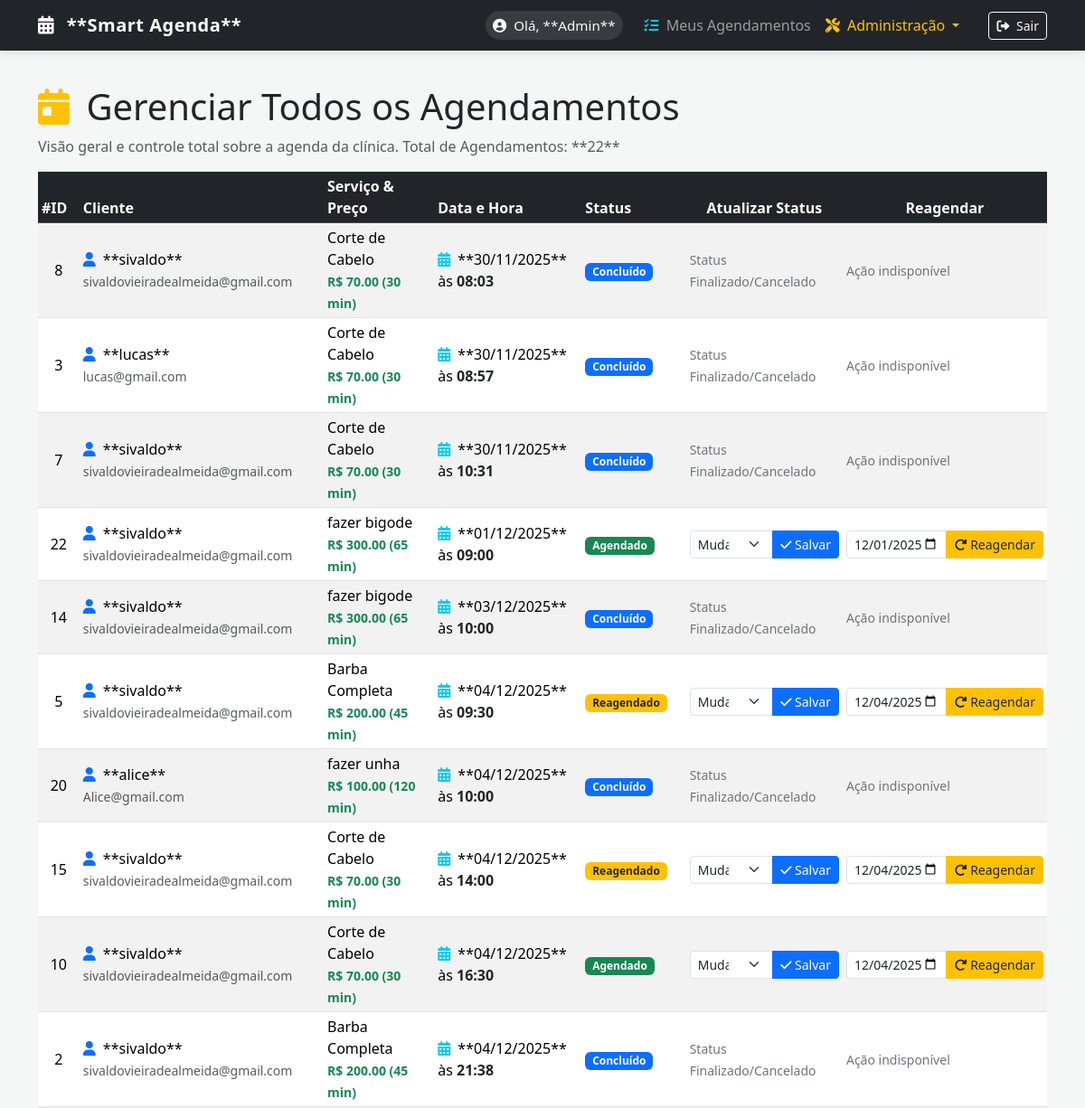
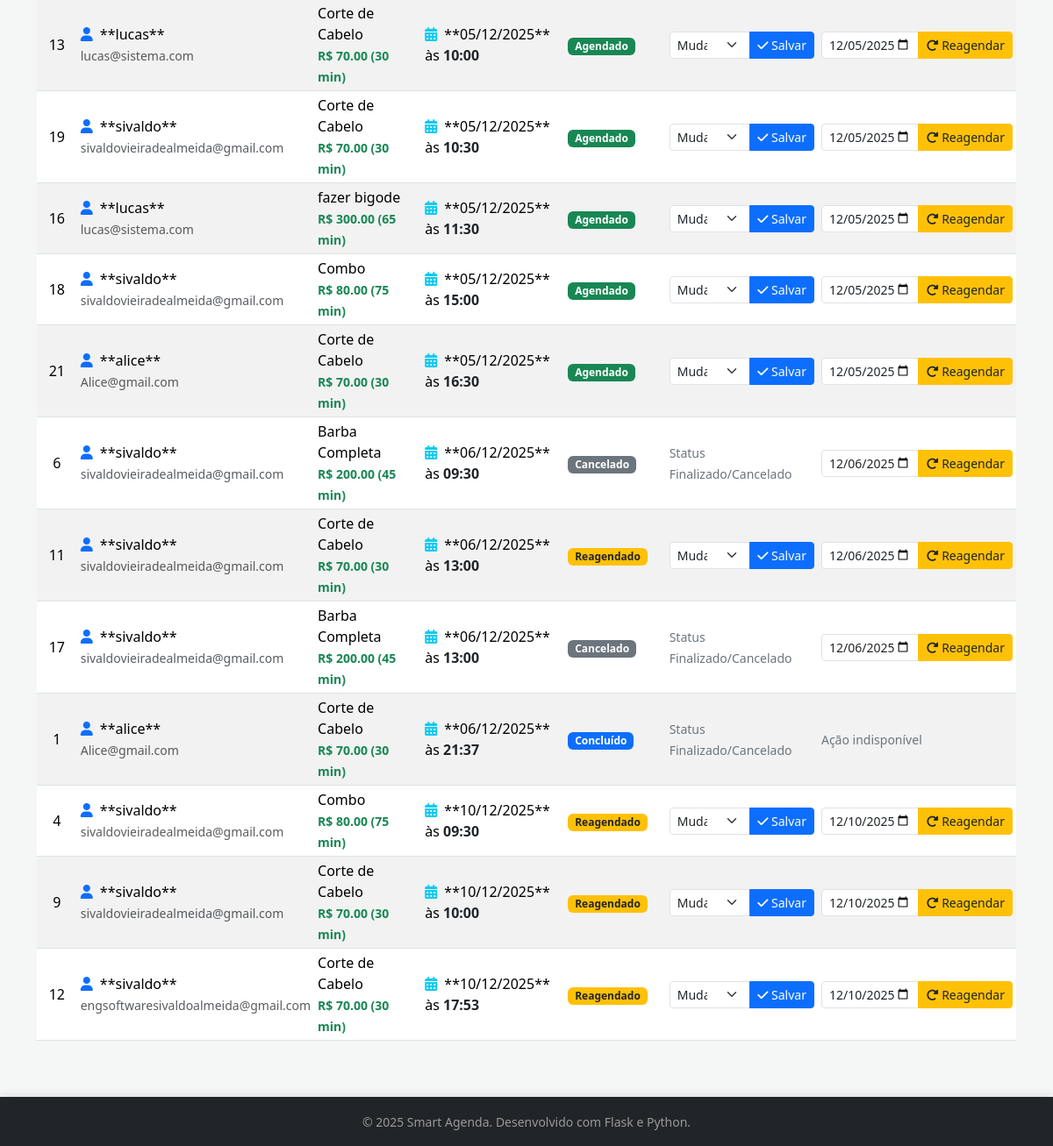
Page /services/manage_appointments (signed in) on the committed database (2 pictures, top to bottom).
### app/models.py (models this page shows, shortened)
class User(UserMixin, db.Model):
    id = db.Column(db.Integer, primary_key=True)
    nome = db.Column(db.String(100), nullable=False)
    email = db.Column(db.String(120), unique=True, nullable=False)
    senha_hash = db.Column(db.String(256), nullable=False)
    is_admin = db.Column(db.Boolean, default=False)
    __table_args__ = (Index('idx_user_email', 'email'),)

class Appointment(db.Model):
    id = db.Column(db.Integer, primary_key=True)
    data_horario = db.Column(db.DateTime, index=True, nullable=False)
    status = db.Column(db.String(50), default='Agendado')
    created_at = db.Column(db.DateTime, default=lambda: datetime.now(timezone.utc))
    user_id = db.Column(db.Integer, db.ForeignKey('user.id'), nullable=False)
    service_id = db.Column(db.Integer, db.ForeignKey('service.id'), nullable=False)
    user = db.relationship('User', backref='agendamentos', foreign_keys=[user_id])
    servico = db.relationship('Service', backref='agendamentos_do_servico', foreign_keys=[service_id])

class Service(db.Model):
    id = db.Column(db.Integer, primary_key=True)
    nome = db.Column(db.String(100), nullable=False, unique=True)
    descricao = db.Column(db.String(255))
    preco = db.Column(db.Float, nullable=False)
    duracao_minutos = db.Column(db.Integer, nullable=False)
    is_active = db.Column(db.Boolean, default=True)

### app/services/routes.py (the view)
@bp.route('/manage_appointments')
@login_required
@admin_required
def manage_appointments():
    all_appointments = Appointment.query.order_by(Appointment.data_horario.asc()).all()
    return render_template('services/manage_appointments.html',
                           title='Gerenciar Agendamentos',
                           appointments=all_appointments,
                           now=datetime.now)

### app/templates/services/manage_appointments.html (shortened to what this page needs)
{% extends "base.html" %}
{% block content %}
<h1 class="mt-4"><i class="fas fa-calendar-day me-2 text-warning"></i> Gerenciar Todos os Agendamentos</h1>
<p class="text-muted">Visão geral e controle total sobre a agenda da clínica. Total de Agendamentos: **{{ appointments | length }}**</p>
<div class="table-responsive">
    <table class="table table-striped table-hover align-middle table-sm">
        <thead>
            <tr class="table-dark">
                <th style="width: 5%;">#ID</th>
                <th style="width: 15%;">Cliente</th>
                <th style="width: 15%;">Serviço & Preço</th>
                <th style="width: 18%;">Data e Hora</th>
                <th style="width: 12%;">Status</th>
                <th class="text-center" style="width: 18%;">Atualizar Status</th>
                <th class="text-center" style="width: 17%;">Reagendar</th>
            </tr>
        </thead>
        <tbody>
            {% for appointment in appointments %}
            {% set appt_passed = appointment.data_horario < now() %}
            <tr>
                <td class="text-center">{{ appointment.id }}</td>
                <td>
                    <i class="fas fa-user me-1 text-primary"></i> **{{ appointment.user.nome }}**<br>
                    <small class="text-muted">{{ appointment.user.email }}</small>
                </td>
                <td>
                    {{ appointment.servico.nome }}<br>
                    <small class="text-success fw-bold">R$ {{ "%.2f"|format(appointment.servico.preco) }} ({{ appointment.servico.duracao_minutos }} min)</small>
                </td>
                <td>
                    <i class="fas fa-calendar-alt me-1 text-info"></i>
                    **{{ appointment.data_horario.strftime('%d/%m/%Y') }}**
                    às <span class="fw-bold text-dark">{{ appointment.data_horario.strftime('%H:%M') }}</span>
                </td>
                <td>
                    {% if appointment.status == 'Agendado' %}
                        {% if appt_passed %}
                             <span class="badge bg-danger">Atrasado/Pendente</span>
                        {% else %}
                             <span class="badge bg-success">Agendado</span>
                        {% endif %}
                    {% elif appointment.status == 'Concluído' %}
                        <span class="badge bg-primary">Concluído</span>
                    {% elif appointment.status == 'Cancelado' %}
                        <span class="badge bg-secondary">Cancelado</span>
                    {% elif appointment.status == 'Reagendado' %}
                        <span class="badge bg-warning text-dark">Reagendado</span>
                    {% else %}
                        <span class="badge bg-info">{{ appointment.status }}</span>
                    {% endif %}
                </td>
                <td>
                    {% if appointment.status != 'Cancelado' and appointment.status != 'Concluído' %}
                    <form method="POST"
                          action="{{ url_for('services.update_appointment_status', appointment_id=appointment.id) }}"
                          class="input-group input-group-sm"
                          onsubmit="return handleStatusChange(this);">
                        <select name="status" class="form-select" data-bs-toggle="tooltip" title="Altera o estado do agendamento.">
                            <option value="" disabled selected>Mudar para...</option>
                        </select>
                        <button type="submit" class="btn btn-primary" data-bs-toggle="tooltip" title="Salvar novo status">
                            <i class="fas fa-check"></i> Salvar
                        </button>
                    </form>
                    {% else %}
                        <small class="text-secondary">Status Finalizado/Cancelado</small>
                    {% endif %}
                </td>
                <td>
                    {% if appointment.status != 'Concluído' and not appt_passed %}
                    <form method="POST" action="{{ url_for('services.reschedule_appointment', appointment_id=appointment.id) }}" class="input-group input-group-sm">
                        <input type="datetime-local"
                               name="new_datetime"
                               class="form-control"
                               required
                               data-bs-toggle="tooltip" title="Nova data e hora para o reagendamento."
                               value="{{ appointment.data_horario.strftime('%Y-%m-%dT%H:%M') }}"
                               min="{{ now().strftime('%Y-%m-%dT%H:%M') }}">
                        <button type="submit" class="btn btn-warning text-dark" data-bs-toggle="tooltip" title="Reagendar e notificar cliente">
                            <i class="fas fa-redo-alt"></i> Reagendar
                        </button>
                    </form>
                    {% else %}
                        <small class="text-secondary">Ação indisponível</small>
                    {% endif %}
                </td>
            </tr>
            {% else %}
            <tr>
                <td colspan="7" class="text-center py-4">
                    <i class="fas fa-exclamation-triangle me-2 text-danger"></i> Nenhum agendamento encontrado no sistema.
                </td>
            </tr>
            {% endfor %}
        </tbody>
    </table>
</div>
{% endblock %}

### app/templates/base.html (shortened to what this page needs)
<!DOCTYPE html>
<html lang="pt-br">
<head>
    <link href="https://cdn.jsdelivr.net/npm/bootstrap@5.3.3/dist/css/bootstrap.min.css" rel="stylesheet">
    <link rel="stylesheet" href="https://cdnjs.cloudflare.com/ajax/libs/font-awesome/6.0.0-beta3/css/all.min.css">
</head>
<body>
    <nav class="navbar navbar-expand-lg navbar-dark bg-dark fixed-top navbar-shadow">
        <div class="container">
            <a class="navbar-brand" href="{{ url_for('index') }}">
                <i class="fas fa-calendar-alt me-2"></i> **Smart Agenda**
            </a>
            <div class="collapse navbar-collapse" id="navbarNav">
                <ul class="navbar-nav ms-auto align-items-lg-center">
                    {% if current_user.is_authenticated %}
                        <li class="nav-item me-3">
                            <span class="nav-link user-welcome">
                                <i class="fas fa-user-circle me-1"></i> Olá, **{{ current_user.nome }}**
                            </span>
                        </li>
                        <li class="nav-item">
                            <a class="nav-link" href="{{ url_for('services.my_appointments') }}">
                                <i class="fas fa-list-check me-1 text-info"></i> Meus Agendamentos
                            </a>
                        </li>
                        {% if current_user.is_admin %}
                        <li class="nav-item dropdown me-2">
                            <a class="nav-link dropdown-toggle text-warning" href="#" id="adminDropdown" role="button" data-bs-toggle="dropdown" aria-expanded="false">
                                <i class="fas fa-screwdriver-wrench me-1"></i> Administração
                            </a>
                        </li>
                        {% endif %}
                        <li class="nav-item">
                            <a class="btn btn-outline-light btn-sm ms-lg-3" href="{{ url_for('auth.logout') }}">
                                <i class="fas fa-sign-out-alt me-1"></i> Sair
                            </a>
                        </li>
                    {% endif %}
                </ul>
            </div>
            </div>
    </nav>
    <main class="container">
        {% block content %}{% endblock %}
    </main>
    <footer class="footer-fixed py-3 mt-5">
        <div class="container text-center">
            <small>&copy; 2025 Smart Agenda. Desenvolvido com Flask e Python.</small>
        </div>
    </footer>
</body>
</html>

### app/templates/base.html (style rules this page uses)
:root { --primary-color: #007bff; --dark-bg: #212529; --text-light: #f8f9fa; }
body { background-color: #f4f7f6; padding-top: 70px; }
.navbar-dark .navbar-brand { font-weight: 700; letter-spacing: 0.5px; }
.navbar-shadow { box-shadow: 0 2px 10px rgba(0, 0, 0, 0.1); }
.user-welcome { background-color: rgba(255, 255, 255, 0.1); color: var(--text-light) !important; padding: 5px 12px; border-radius: 50px; font-size: 0.95rem; font-weight: 500; }
.footer-fixed { background-color: var(--dark-bg); color: #999; box-shadow: 0 -2px 10px rgba(0, 0, 0, 0.1); }

### rows in the picture
User: nome "Admin"
Appointment: id "8", user.nome "sivaldo", user.email "sivaldovieiradealmeida@gmail.com", servico.nome "Corte de Cabelo", servico.duracao_minutos "30", data_horario "30/11/2025", data_horario "08:03", status "Concluído"
Service: servico.preco "70.00"
Appointment: id "3", user.nome "lucas", user.email "lucas@gmail.com", servico.nome "Corte de Cabelo", servico.duracao_minutos "30", data_horario "30/11/2025", data_horario "08:57", status "Concluído"
Appointment: id "7", user.nome "sivaldo", user.email "sivaldovieiradealmeida@gmail.com", servico.nome "Corte de Cabelo", servico.duracao_minutos "30", data_horario "30/11/2025", data_horario "10:31", status "Concluído"
Appointment: id "22", user.nome "sivaldo", user.email "sivaldovieiradealmeida@gmail.com", servico.nome "fazer bigode", servico.duracao_minutos "65", data_horario "01/12/2025", data_horario "09:00", status "Agendado", new_datetime "12/01/2025 09:00"
Service: servico.preco "300.00"
Appointment: id "14", user.nome "sivaldo", user.email "sivaldovieiradealmeida@gmail.com", servico.nome "fazer bigode", servico.duracao_minutos "65", data_horario "03/12/2025", data_horario "10:00", status "Concluído"
Appointment: id "5", user.nome "sivaldo", user.email "sivaldovieiradealmeida@gmail.com", servico.nome "Barba Completa", servico.duracao_minutos "45", data_horario "04/12/2025", data_horario "09:30", status "Reagendado", new_datetime "12/04/2025 09:30"
Service: servico.preco "200.00"
Appointment: id "20", user.nome "alice", user.email "Alice@gmail.com", servico.nome "fazer unha", servico.duracao_minutos "120", data_horario "04/12/2025", data_horario "10:00", status "Concluído"
Service: servico.preco "100.00"
Appointment: id "15", user.nome "sivaldo", user.email "sivaldovieiradealmeida@gmail.com", servico.nome "Corte de Cabelo", servico.duracao_minutos "30", data_horario "04/12/2025", data_horario "14:00", status "Reagendado", new_datetime "12/04/2025 14:00"
Appointment: id "10", user.nome "sivaldo", user.email "sivaldovieiradealmeida@gmail.com", servico.nome "Corte de Cabelo", servico.duracao_minutos "30", data_horario "04/12/2025", data_horario "16:30", status "Agendado", new_datetime "12/04/2025 16:30"
Appointment: id "2", user.nome "sivaldo", user.email "sivaldovieiradealmeida@gmail.com", servico.nome "Barba Completa", servico.duracao_minutos "45", data_horario "04/12/2025", data_horario "21:38", status "Concluído"
Appointment: id "13", user.nome "lucas", user.email "lucas@sistema.com", servico.nome "Corte de Cabelo", servico.duracao_minutos "30", data_horario "05/12/2025", data_horario "10:00", status "Agendado", new_datetime "12/05/2025 10:00"
Appointment: id "19", user.nome "sivaldo", user.email "sivaldovieiradealmeida@gmail.com", servico.nome "Corte de Cabelo", servico.duracao_minutos "30", data_horario "05/12/2025", data_horario "10:30", status "Agendado", new_datetime "12/05/2025 10:30"
Appointment: id "16", user.nome "lucas", user.email "lucas@sistema.com", servico.nome "fazer bigode", servico.duracao_minutos "65", data_horario "05/12/2025", data_horario "11:30", status "Agendado", new_datetime "12/05/2025 11:30"
Appointment: id "18", user.nome "sivaldo", user.email "sivaldovieiradealmeida@gmail.com", servico.nome "Combo", servico.duracao_minutos "75", data_horario "05/12/2025", data_horario "15:00", status "Agendado", new_datetime "12/05/2025 15:00"
Service: servico.preco "80.00"
Appointment: id "21", user.nome "alice", user.email "Alice@gmail.com", servico.nome "Corte de Cabelo", servico.duracao_minutos "30", data_horario "05/12/2025", data_horario "16:30", status "Agendado", new_datetime "12/05/2025 16:30"
Appointment: id "6", user.nome "sivaldo", user.email "sivaldovieiradealmeida@gmail.com", servico.nome "Barba Completa", servico.duracao_minutos "45", data_horario "06/12/2025", data_horario "09:30", status "Cancelado", new_datetime "12/06/2025 09:30"
Appointment: id "11", user.nome "sivaldo", user.email "sivaldovieiradealmeida@gmail.com", servico.nome "Corte de Cabelo", servico.duracao_minutos "30", data_horario "06/12/2025", data_horario "13:00", status "Reagendado", new_datetime "12/06/2025 13:00"
Appointment: id "17", user.nome "sivaldo", user.email "sivaldovieiradealmeida@gmail.com", servico.nome "Barba Completa", servico.duracao_minutos "45", data_horario "06/12/2025", data_horario "13:00", status "Cancelado", new_datetime "12/06/2025 13:00"
Appointment: id "1", user.nome "alice", user.email "Alice@gmail.com", servico.nome "Corte de Cabelo", servico.duracao_minutos "30", data_horario "06/12/2025", data_horario "21:37", status "Concluído"
Appointment: id "4", user.nome "sivaldo", user.email "sivaldovieiradealmeida@gmail.com", servico.nome "Combo", servico.duracao_minutos "75", data_horario "10/12/2025", data_horario "09:30", status "Reagendado", new_datetime "12/10/2025 09:30"
Appointment: id "9", user.nome "sivaldo", user.email "sivaldovieiradealmeida@gmail.com", servico.nome "Corte de Cabelo", servico.duracao_minutos "30", data_horario "10/12/2025", data_horario "10:00", status "Reagendado", new_datetime "12/10/2025 10:00"
Appointment: id "12", user.nome "sivaldo", user.email "engsoftwaresivaldoalmeida@gmail.com", servico.nome "Corte de Cabelo", servico.duracao_minutos "30", data_horario "10/12/2025", data_horario "17:53", status "Reagendado", new_datetime "12/10/2025 17:53"

### other values in the picture
{{ appointments | length }} "22"
